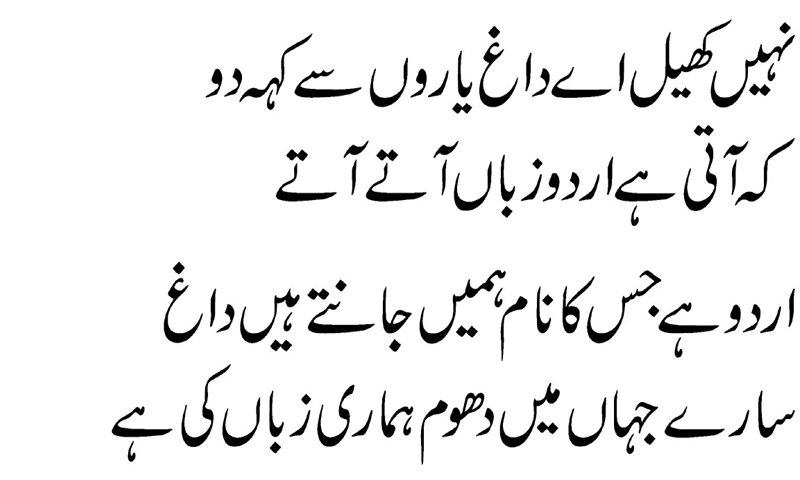
#> input picture urdutext.png, 800 x 480 px
$ python -i line_segmenter.py   (imports and definitions only)
#> lines starting #> are read from the running program, lines starting #| are printed output that depends on the picture; after the words box and inside, x2 and y2 are one past the last pixel; in counts of white or black regions, pixels touching at a corner belong together
import cv2
import numpy as np

TARGET_HEIGHT = 128
TARGET_WIDTH = 2048
PAD_VALUE = 255  # white background


def _standardize_and_pad(img: np.ndarray) -> np.ndarray:
    """Resize to TARGET_HEIGHT preserving aspect ratio, then left-pad to TARGET_WIDTH.
    Padding is on the LEFT because Urdu is RTL (text anchors to the right edge).
    """
    h, w = img.shape[:2]
    scale = TARGET_HEIGHT / h
    new_w = max(1, int(w * scale))
    resized = cv2.resize(img, (new_w, TARGET_HEIGHT), interpolation=cv2.INTER_AREA)

    if new_w >= TARGET_WIDTH:
        start = (new_w - TARGET_WIDTH) // 2
        return resized[:, start:start + TARGET_WIDTH]

    padded = np.full((TARGET_HEIGHT, TARGET_WIDTH), PAD_VALUE, dtype=np.uint8)
    padded[:, TARGET_WIDTH - new_w:] = resized  # left-pad (RTL)
    return padded


def _trim_horizontal(crop: np.ndarray, pad_px: int = 12) -> np.ndarray:
    """Trim left/right whitespace from a line crop so the resize step preserves
    the same text-to-canvas ratio the model saw during training.
    """
    _, t = cv2.threshold(crop, 0, 255, cv2.THRESH_BINARY_INV + cv2.THRESH_OTSU)
    col_proj = np.sum(t, axis=0)
    cols = np.where(col_proj > 0)[0]
    if cols.size == 0:
        return crop
    x1 = max(0, cols[0] - pad_px)
    x2 = min(crop.shape[1], cols[-1] + 1 + pad_px)
    return crop[:, x1:x2]


def segment_lines(image_path):
    """
    Reads an image from disk, segments it into individual text lines using a
    horizontal projection profile, then resizes each line to the model's expected
    input size (128 x 2048, grayscale, left-padded for RTL Urdu).

    Floating diacritics (Urdu nuqtas that sit above the main body with a visual
    gap) are merged into the line below them rather than being dropped — losing
    a dot can change ب → ت → ث and ruin OCR.

    Returns:
        List of standardized line images (numpy arrays), each shape (128, 2048).
    """
#> called with image_path = '../../urdutext.png'
    img = cv2.imread(image_path, cv2.IMREAD_GRAYSCALE)
#> img is the input picture: shape (480, 800); min 0, max 255, mean 238.1
    if img is None:
        raise ValueError(f"Could not read image at {image_path}")

    # Images shorter than 64px can't contain more than one text line — skip
    # segmentation entirely so small thumbnails aren't over-split.
    if img.shape[0] < 64:
        return [_standardize_and_pad(img)]

    _, thresh = cv2.threshold(img, 0, 255, cv2.THRESH_BINARY_INV + cv2.THRESH_OTSU)
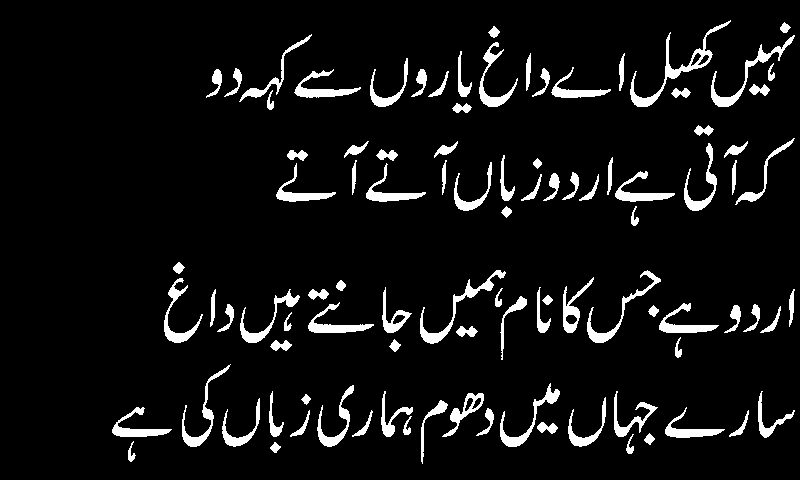
#> thresh: shape (480, 800); 6.7% white; 97 white regions, largest, box (x1, y1, x2, y2) and area: (630, 20, 731, 107) 1034, (420, 270, 506, 344) 798, (711, 35, 795, 107) 755
    proj = np.sum(thresh, axis=1)
#> proj = 480 values, max 69615 at index 430, min 0 at index 0, mean 13722.2

    # Treat any row with ink as "in-line"; we'll group fragments afterwards.
    ink = proj > 0
    H = img.shape[0]
#> H = 480

    # Collect raw runs of ink rows (no height filter yet).
    raw_runs = []
    y = 0
    while y < H:
        if ink[y]:
            s = y
            while y < H and ink[y]:
                y += 1
            raw_runs.append((s, y))
        else:
            y += 1
#> after the loop, raw_runs = [(20, 113), (125, 136), (138, 226), (262, 360), (364, 464)]; y = 480

    if not raw_runs:
        return [_standardize_and_pad(img)]

    # Classify runs as "bodies" (real text lines) vs "fragments" (floating
    # diacritics that ended up in their own run). A run is a body if its height
    # is at least 40% of the tallest run.
    heights = [e - s for s, e in raw_runs]
#> heights = [93, 11, 88, 98, 100]
    body_thresh = max(20, int(max(heights) * 0.4))
#> body_thresh = 40
    bodies = [list(r) for r in raw_runs if (r[1] - r[0]) >= body_thresh]
#> bodies = [[20, 113], [138, 226], [262, 360], [364, 464]]
    fragments = [r for r in raw_runs if (r[1] - r[0]) < body_thresh]
#> fragments = [(125, 136)]

    if not bodies:
        # No clear text bodies (e.g. very short input) — fall back to raw runs.
        bodies = [list(r) for r in raw_runs]


    # Attach each fragment to the nearest body. In Urdu/Nastaleeq, floating
    # nuqtas typically sit *above* the line they belong to, so on ties prefer
    # the body below.
    for fs, fe in fragments:
        best_idx, best_dist = None, None
        for i, (bs, be) in enumerate(bodies):
            dist_below = bs - fe  # fragment above this body
            dist_above = fs - be  # fragment below this body
            if dist_below >= 0:
                d = (dist_below, 0)  # tie-break: prefer below
            elif dist_above >= 0:
                d = (dist_above, 1)
            else:
                continue  # overlapping; shouldn't happen with raw runs
            if best_dist is None or d < best_dist:
                best_dist, best_idx = d, i
        if best_idx is not None:
            bodies[best_idx][0] = min(bodies[best_idx][0], fs)
            bodies[best_idx][1] = max(bodies[best_idx][1], fe)
#> this loop made 1 pass
#> after the loop, bodies = [[20, 113], [125, 226], [262, 360], [364, 464]]

    bodies.sort()
    # Pad each line by 20% of its height so the text sits with natural margins,
    # matching the pre-rendered MMU-OCR-21 training images which have whitespace
    # above and below each line.  Cap each edge at the midpoint of the gap to
    # the neighbouring line so crops never steal pixels from adjacent lines.
    n = len(bodies)
#> n = 4
    line_regions = []
    for i, (s, e) in enumerate(bodies):
        desired_pad = max(15, int((e - s) * 0.20))

        # How far can we expand upward before hitting the previous line (or image top)?
        if i == 0:
            max_up = s  # can use the full space above
        else:
            gap_above = s - bodies[i - 1][1]
            max_up = gap_above // 2  # take at most half the gap

        # How far can we expand downward before hitting the next line (or image bottom)?
        if i == n - 1:
            max_down = H - e  # can use the full space below
        else:
            gap_below = bodies[i + 1][0] - e
            max_down = gap_below // 2

        pad_up = min(desired_pad, max_up)
        pad_down = min(desired_pad, max_down)
        line_regions.append((max(0, s - pad_up), min(H, e + pad_down)))
#> this loop made 4 passes
#> (s, e, desired_pad, gap_above, max_up, gap_below, max_down, pad_up) on passes 2 to 3: (125, 226, 20, 12, 6, 36, 18, 6), (262, 360, 19, 36, 18, 4, 2, 18)
#> (s, e, desired_pad, max_up, gap_below, max_down, pad_up, pad_down) on pass 1: (20, 113, 18, 20, 12, 6, 18, 6)
#> after the loop, line_regions = [(2, 119), (119, 244), (244, 362), (362, 480)]

    if not line_regions:
        return [_standardize_and_pad(img)]

    line_images = []
    for (y1, y2) in line_regions:
        crop = img[y1:y2, :]
        crop = _trim_horizontal(crop)
        line_images.append(_standardize_and_pad(crop))
#> this loop made 4 passes
#> (y1, y2, x1 in _trim_horizontal, h in _standardize_and_pad, w in _standardize_and_pad, scale in _standardize_and_pad, new_w in _standardize_and_pad) on passes 1 to 4: (2, 119, 194, 117, 606, 1.09, 662), (119, 244, 264, 125, 536, 1.02, 548), (244, 362, 152, 118, 648, 1.08, 702), (362, 480, 100, 118, 700, 1.08, 759)
#> pass 1, in segment_lines, `crop = img[y1:y2, :]`:
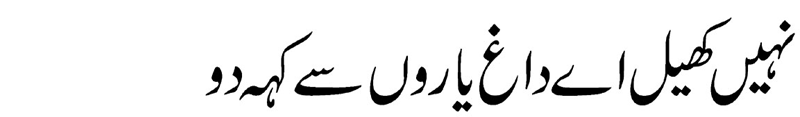
#> crop: shape (117, 800); min 0, max 255, mean 237.9
#> pass 1, in _trim_horizontal, `_, t = cv2.threshold(crop, 0, 255, cv2.THRESH_BINARY_INV + cv2.THRESH_..`:
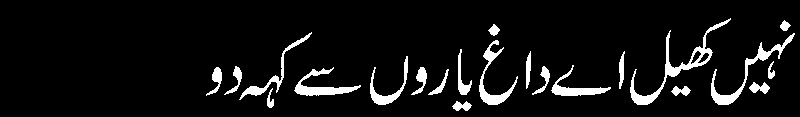
#> t: shape (117, 800); 6.8% white; 22 white regions, largest, box (x1, y1, x2, y2) and area: (630, 18, 731, 105) 1034, (711, 33, 795, 105) 755, (294, 67, 361, 96) 618
#> pass 1, in segment_lines, `crop = _trim_horizontal(crop)`:
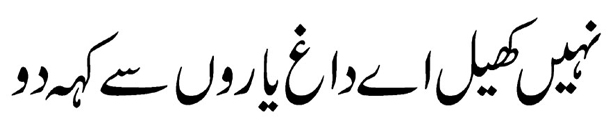
#> crop: shape (117, 606); min 0, max 255, mean 232.4
#> pass 1, in _standardize_and_pad, `resized = cv2.resize(img, (new_w, TARGET_HEIGHT), interpolation=cv2.IN..`:
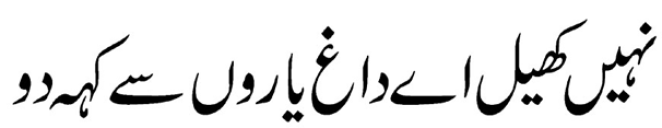
#> resized: shape (128, 662); min 0, max 255, mean 232.4
#> after the loop:
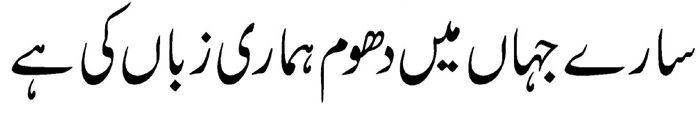
#> crop: shape (118, 700); min 0, max 255, mean 233.8
#> after the loop, line_images = 4 items

    return line_images

>>> result = segment_lines('../../urdutext.png')
#> result = 4 items
